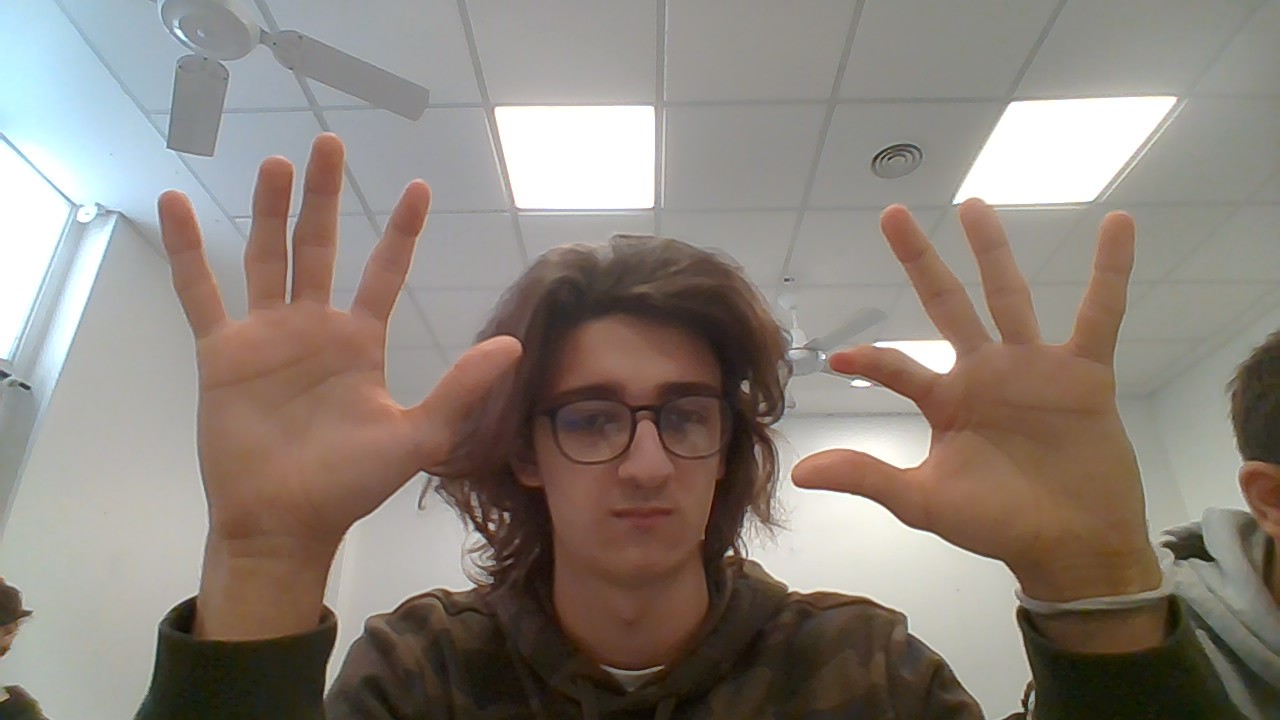
#> input picture hand detection module/a.jpg, 1280 x 720 px
$ jupyter execute --allow-errors pruebamediapipe.ipynb
#> lines starting #> are read from the running program, lines starting #| are printed output that depends on the picture
### hand detection module/handdetector.py
import cv2
import mediapipe as mp

class HandManager:
    def __init__(self, is_image, num_hands, detection_confidence, tracking_confidence) -> None:
        self.mp_drawing = mp.solutions.drawing_utils
        self.mp_hands = mp.solutions.hands
        self.is_image = is_image
        self.num_hands = num_hands
        self.detection_confidence = detection_confidence
        self.tracking_confidence = tracking_confidence

    def extractPoints(self, frame):
        frame = cv2.flip(frame, 1)
        with self.mp_hands.Hands(
            static_image_mode=self.is_image,
            max_num_hands=self.num_hands,
            min_detection_confidence=self.detection_confidence
        ) as hands:
            frame_rgb = cv2.cvtColor(frame, cv2.COLOR_BGR2RGB)
            results = hands.process(frame_rgb)
            return results

    # [9 lines left out: function drawLandmarks, not called in this run]

### hand detection module/pruebamediapipe.ipynb
[cell 1]
import handdetector
import cv2

[cell 2]
detector = handdetector.HandManager(True, 2, 0.75, 0.75)
foto = cv2.imread("a.jpg")
#> foto is the input picture: shape (720, 1280, 3); mean B, G, R 122.7, 131.1, 140.5
#> (the rest of this cell did not finish here and is left out)

#> in extractPoints, `frame = cv2.flip(frame, 1)`:
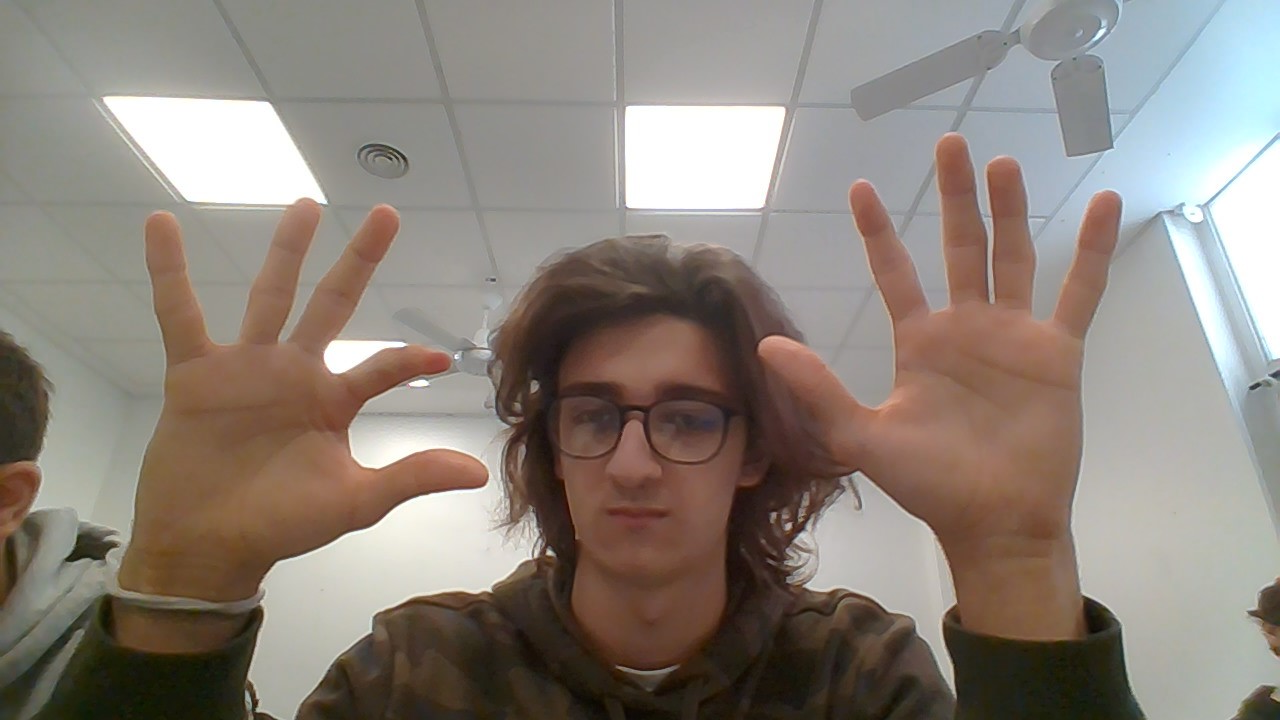
#> frame: shape (720, 1280, 3); mean of channels 0, 1, 2 122.7, 131.1, 140.5; drawn as B, G, R
detector.drawLandmarks(results, foto)
cv2.imshow("Image", foto)
cv2.waitKey(0)
cv2.destroyAllWindows()
